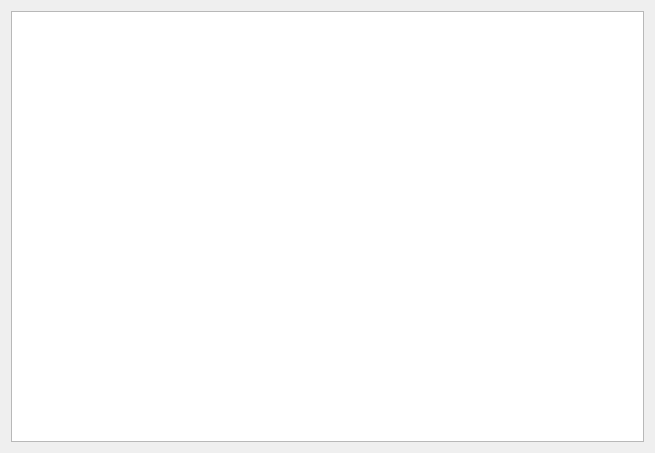
<?xml version="1.0" encoding="UTF-8"?>
<ui version="4.0">
 <class>FormDoc</class>
 <widget class="QWidget" name="FormDoc">
  <property name="geometry">
   <rect>
    <x>0</x>
    <y>0</y>
    <width>655</width>
    <height>453</height>
   </rect>
  </property>
  <property name="windowTitle">
   <string>Form</string>
  </property>
  <layout class="QGridLayout" name="gridLayout">
   <item row="0" column="0">
    <widget class="QPlainTextEdit" name="plainTextEdit"/>
   </item>
  </layout>
 </widget>
 <resources/>
 <connections/>
</ui>
